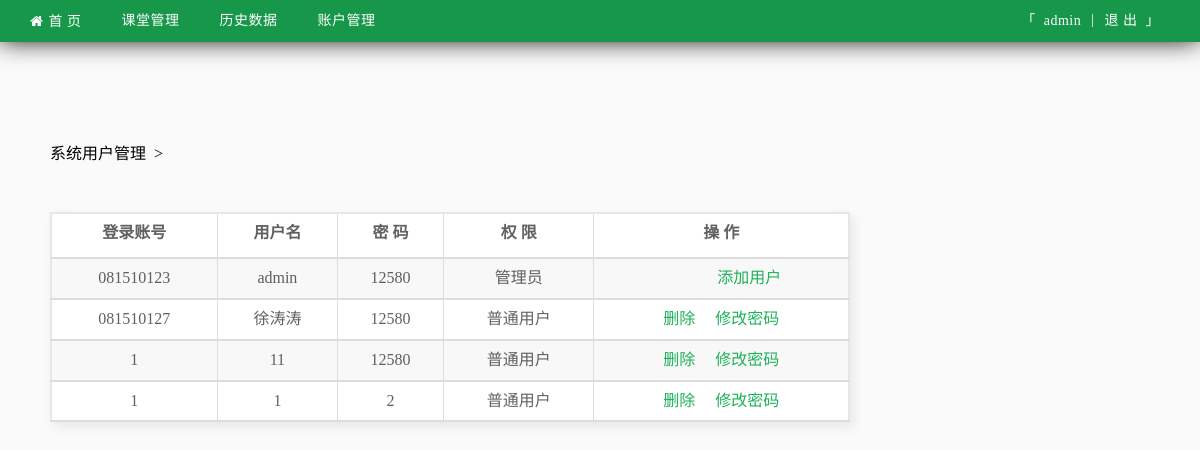
/admin/index.php?user_manage=true (signed in), run on an earlier commit of the app's database.
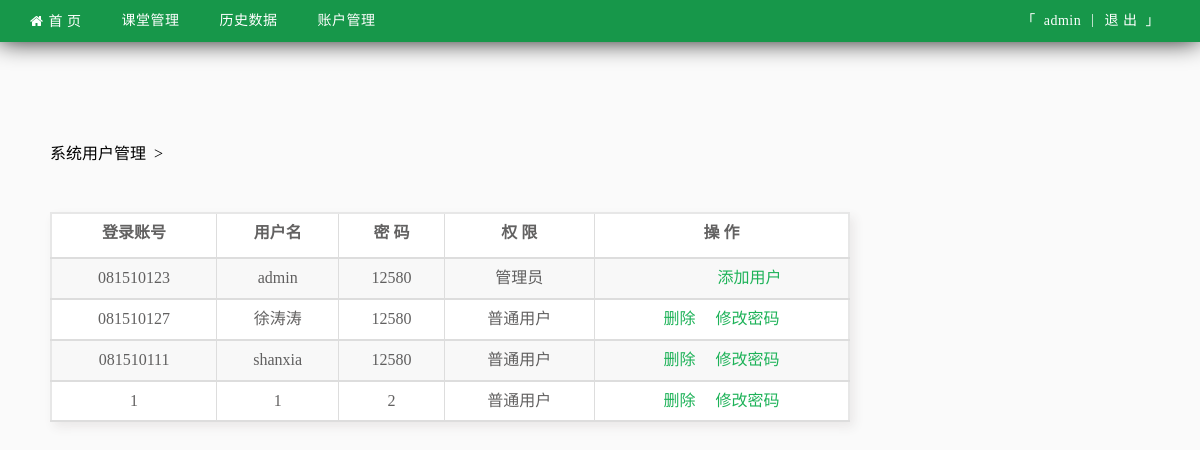
And on a later commit of the database.
### tables this page shows
CREATE TABLE `physics_user` (
  `uid` int(10) NOT NULL,
  `level` char(1) NOT NULL,
  `number` varchar(20) NOT NULL,
  `name` varchar(20) NOT NULL,
  `password` varchar(40) NOT NULL,
  `cur_course` int(2) DEFAULT NULL,
  `pwd` varchar(30) NOT NULL
);

### admin/function/database.class.php (called while the page is built, shortened)
<?php
class database{
	private $db;
	private $tablePrefix = 'physics';
	function __construct($name=null){
		$this->db = new mysqli(HOSTNAME,HOSTUSER,HOSTPWD,HOSTDB);
		$this->db->query('set names utf8');
	}
	function user_manage(){
		$sql = "SELECT * FROM `{$this->tablePrefix}_user`";
		$result = $this->db->query($sql);
		return  $result;
	}
}

### admin/function/common.php (the view, shortened to what this page needs)
<?php
	include_once dirname(__FILE__).'/database.class.php';
 	function user_manage(){
 		$obj = new database();
 		$result = $obj->user_manage();
 		$out = "";
 		while( $data = $result->fetch_assoc()){
 			if($data['level']=='2') $level = '普通用户';
 			else if($data['level']=='1') $level = '管理员';
	 		$out .= "
				<tr>
					<td>".$data['number']."</td>
					<td id='user_name'>".$data['name']."</td>
					<td>".$data['pwd']."</td>
					<td>".$level."</td>";
			if($data['level']=='1'){
				 $out .= "
			    	<td>
						<a href='javascript:void(0)'  onclick='add_user()' style='margin-left: 56px'>添加用户</a>
					</td>";
			}else if($data['level']=='2'){
			    $out .= "
			    	<td>
						<a href='javascript:void(0)'  onclick='admin_delete_user(this)'>删除</a>
						&nbsp;&nbsp;&nbsp;
						<a href='javascript:void(0)' onclick='admin_change_pwd(this)'>修改密码</a>
					</td>";
			}
			$out .= "</tr>";
		}
		return $out;
 	}
?>

### admin/index.php (shortened to what this page needs)
<?php
	if( !$_SESSION['user_name']){
		header('Location:./login.php');
	}else{
		if(isset($_GET['exp_name'])){
			include './templates/default/experiment.php';
		}else if(isset($_GET['search'])){
			include './templates/default/search.php';
		}else if(isset($_GET['user_manage']) && $_GET['user_manage']=='true'){
			include './templates/default/user_manage.php';
		}else{
			include './templates/default/index.php';
		}
	}

### admin/templates/default/include/header.php (shortened to what this page needs)
<!DOCTYPE html>
<html lang="zh-cn">
<head>
	<?php echo "<link rel='stylesheet' type='text/css' href='./templates/default/css/style.css'>";?>
	<?php echo "<link rel='stylesheet' href='./templates/default/css/font-awesome-4.7.0/css/font-awesome.min.css'>";?>
</head>
<body>
	<div class="header">
		<div class="nav">
		<?php
			echo "<ul class='nav_list'";
			if(defined('index')) echo "style='margin-left: 0'";
			echo ">";
		?>
				<li><a class="fa fa-home" href="./index.php">首 页</a></li>
				<li class="trigger_dropdown">
					<a href="javascript:void(0)">课堂管理</a>
				</li>
				<li class='trigger_dropdown'>
					<a>历史数据</a>
				</li>
				<li class='trigger_dropdown'>
					<a>账户管理</a>
				</li>
			</ul>
		<?php
			echo "<ul class='nav_option'";
			if(defined('index')) echo"style='margin-right: 0'";
			echo ">";
		?>
				<li><a href="./logout.php">退 出 &nbsp;」</a></li>
				<li><span class="symbol-item">|</span></li>
				<?php echo "<li><a name=".$_SESSION['uid']." id='uid'>「 &nbsp;".$_SESSION['user_name']."</a>";?>
				<?php echo"</li>";?>
			</ul>
		</div>
	</div>

### admin/templates/default/user_manage.php (shortened to what this page needs)
<?php
	require dirname(__FILE__).'/../../function/database.class.php';
	require dirname(__FILE__).'/../../function/common.php';
	include dirname(__FILE__).'/include/header.php';
?>
<!DOCTYPE html>
<html lang="en">
<head>
</head>
<body>
	<div class="container">
		系统用户管理 &nbsp;><br><br>
		<div>
			<table class='table-search-result table-user-manage'>
				<thead>
					<tr>
						<th>登录账号</th>
						<th>用户名</th>
						<th>密 码</th>
						<th>权 限</th>
						<th>操 作</th>
					</tr>
				</thead>
				<tbody>
					<?php echo user_manage();?>
				</tbody>
		 	</table>
		</div>
	</div>
</body>
</html>

### admin/templates/default/css/style.css (style rules this page uses)
html { width: 100%; height: 100%; }
body { margin: 0; padding :0; padding-top: 40px; background: #fafafa; }
.header { position: fixed; top: 0; left: 0; width: 100%; background: #17974a; box-shadow: -1px -2px 26px #000; z-index: 9; }
.nav { position: relative; width: 1080px; margin: 0 auto; padding-right: 40px; height: 42px; font-size: 14px; letter-spacing: 0.5px; color: #fff; }
ul.nav_list { position: relative; float: left; margin: 0; padding: 0; list-style: none; margin-left: -30px; }
ul.nav_list li { float: left; }
ul.nav_list a { display: block; margin: 0; padding: 0 20px; height: 42px; line-height: 42px; color: #fff; text-decoration: none; }
ul.nav_list a:before { margin-right: 5px; }
ul.nav_option { float: right; margin: 0; padding: 0; list-style: none; margin-right: -50px }
ul.nav_option li { float: right; }
ul.nav_option a { display: block; margin: 0; padding: 0 10px; height: 42px; line-height: 42px; color: #fff; text-decoration: none; }
ul.nav_option .symbol-item { line-height: 40px; }
.container { position:relative; margin: 100px auto; width: 1100px; z-index: 2; }
table.table-search-result { width: 800px; border-spacing: 0; border-collapse: collapse; border:2px solid #e7e7e7; margin-left: 0; margin-top: 30px; box-shadow: 4px 5px 10px #eae8e8; }
table.table-search-result th, table.table-search-result td { padding: 8px; background-color: #fff; font-size: 16px; color: rgba(21, 20, 20, 0.67); line-height: 1.42857143; border: 1px solid #ddd; border-bottom-width: 2px; vertical-align: top; text-align: center; }
table.table-search-result > thead > tr { height: 45px; }
table.table-search-result > tbody > tr:nth-child(odd) > td { background-color: rgb(248, 248, 248); }
.table-user-manage a { text-decoration: none; color: rgb(29, 178, 88); }

What changed in the data, as far as the page shows it:
removed physics_user: number "1", name "11", pwd "12580", level "普通用户", shows "删除"
added physics_user: number "081510111", name "shanxia", pwd "12580", level "普通用户", shows "删除"
